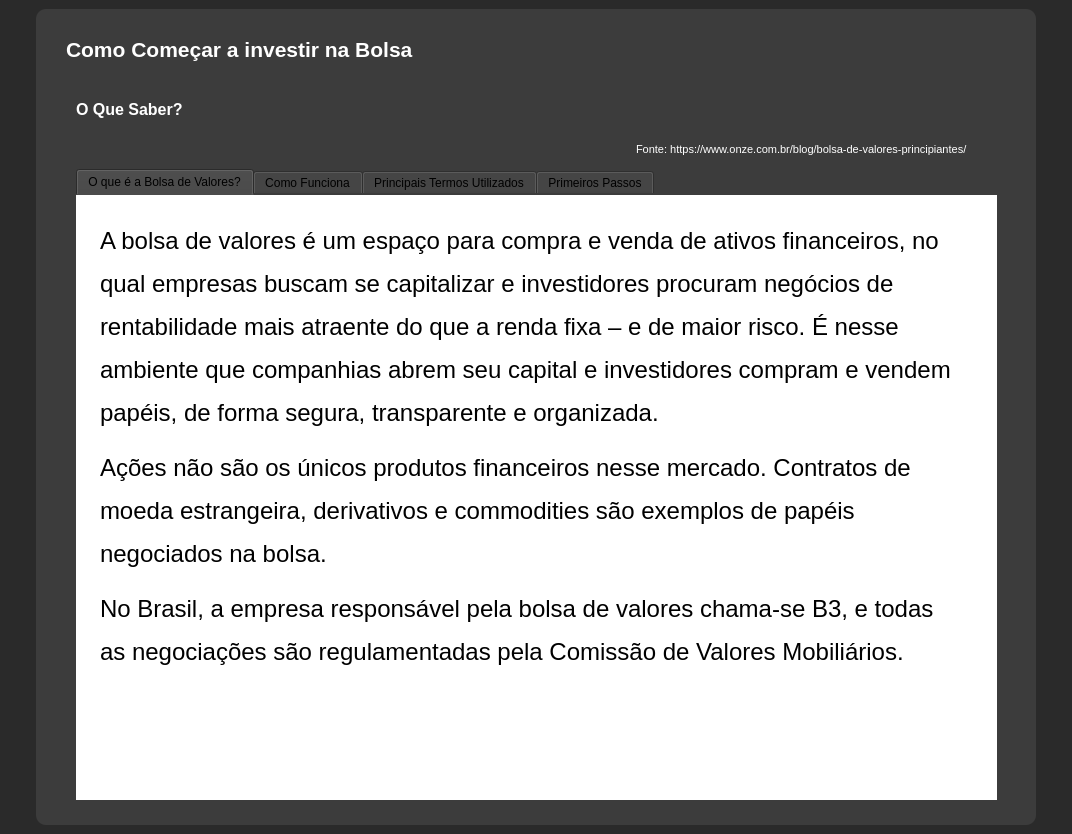
<?xml version="1.0" encoding="UTF-8"?>
<ui version="4.0">
 <class>MainWindow_Tela_base</class>
 <widget class="QMainWindow" name="MainWindow_Tela_base">
  <property name="geometry">
   <rect>
    <x>0</x>
    <y>0</y>
    <width>1072</width>
    <height>834</height>
   </rect>
  </property>
  <property name="minimumSize">
   <size>
    <width>500</width>
    <height>700</height>
   </size>
  </property>
  <property name="windowTitle">
   <string>Tela_base</string>
  </property>
  <property name="styleSheet">
   <string notr="true">background-color: rgb(42, 42, 42);</string>
  </property>
  <widget class="QWidget" name="centralwidget_Tela_base">
   <layout class="QVBoxLayout" name="verticalLayout">
    <property name="spacing">
     <number>0</number>
    </property>
    <property name="leftMargin">
     <number>0</number>
    </property>
    <property name="topMargin">
     <number>0</number>
    </property>
    <property name="rightMargin">
     <number>0</number>
    </property>
    <property name="bottomMargin">
     <number>0</number>
    </property>
    <item>
     <widget class="QFrame" name="conteudo_Tela_base">
      <property name="font">
       <font>
        <pointsize>11</pointsize>
       </font>
      </property>
      <property name="styleSheet">
       <string notr="true">background-color: rgb(42, 42, 42);</string>
      </property>
      <property name="frameShape">
       <enum>QFrame::NoFrame</enum>
      </property>
      <property name="frameShadow">
       <enum>QFrame::Raised</enum>
      </property>
      <layout class="QHBoxLayout" name="horizontalLayout">
       <item>
        <widget class="QFrame" name="Tela_Base">
         <property name="maximumSize">
          <size>
           <width>1000</width>
           <height>1000</height>
          </size>
         </property>
         <property name="styleSheet">
          <string notr="true">background-color: rgb(60, 60, 60);
border-radius: 10px;</string>
         </property>
         <property name="frameShape">
          <enum>QFrame::NoFrame</enum>
         </property>
         <property name="frameShadow">
          <enum>QFrame::Raised</enum>
         </property>
         <widget class="QLabel" name="label">
          <property name="geometry">
           <rect>
            <x>30</x>
            <y>20</y>
            <width>591</width>
            <height>41</height>
           </rect>
          </property>
          <property name="palette">
           <palette>
            <active>
             <colorrole role="WindowText">
              <brush brushstyle="SolidPattern">
               <color alpha="255">
                <red>255</red>
                <green>255</green>
                <blue>255</blue>
               </color>
              </brush>
             </colorrole>
             <colorrole role="Button">
              <brush brushstyle="SolidPattern">
               <color alpha="255">
                <red>60</red>
                <green>60</green>
                <blue>60</blue>
               </color>
              </brush>
             </colorrole>
             <colorrole role="Base">
              <brush brushstyle="SolidPattern">
               <color alpha="255">
                <red>60</red>
                <green>60</green>
                <blue>60</blue>
               </color>
              </brush>
             </colorrole>
             <colorrole role="Window">
              <brush brushstyle="SolidPattern">
               <color alpha="255">
                <red>60</red>
                <green>60</green>
                <blue>60</blue>
               </color>
              </brush>
             </colorrole>
            </active>
            <inactive>
             <colorrole role="WindowText">
              <brush brushstyle="SolidPattern">
               <color alpha="255">
                <red>255</red>
                <green>255</green>
                <blue>255</blue>
               </color>
              </brush>
             </colorrole>
             <colorrole role="Button">
              <brush brushstyle="SolidPattern">
               <color alpha="255">
                <red>60</red>
                <green>60</green>
                <blue>60</blue>
               </color>
              </brush>
             </colorrole>
             <colorrole role="Base">
              <brush brushstyle="SolidPattern">
               <color alpha="255">
                <red>60</red>
                <green>60</green>
                <blue>60</blue>
               </color>
              </brush>
             </colorrole>
             <colorrole role="Window">
              <brush brushstyle="SolidPattern">
               <color alpha="255">
                <red>60</red>
                <green>60</green>
                <blue>60</blue>
               </color>
              </brush>
             </colorrole>
            </inactive>
            <disabled>
             <colorrole role="WindowText">
              <brush brushstyle="SolidPattern">
               <color alpha="255">
                <red>120</red>
                <green>120</green>
                <blue>120</blue>
               </color>
              </brush>
             </colorrole>
             <colorrole role="Button">
              <brush brushstyle="SolidPattern">
               <color alpha="255">
                <red>60</red>
                <green>60</green>
                <blue>60</blue>
               </color>
              </brush>
             </colorrole>
             <colorrole role="Base">
              <brush brushstyle="SolidPattern">
               <color alpha="255">
                <red>60</red>
                <green>60</green>
                <blue>60</blue>
               </color>
              </brush>
             </colorrole>
             <colorrole role="Window">
              <brush brushstyle="SolidPattern">
               <color alpha="255">
                <red>60</red>
                <green>60</green>
                <blue>60</blue>
               </color>
              </brush>
             </colorrole>
            </disabled>
           </palette>
          </property>
          <property name="font">
           <font>
            <family>Segoe UI</family>
            <pointsize>16</pointsize>
            <weight>75</weight>
            <bold>true</bold>
           </font>
          </property>
          <property name="text">
           <string>Como Começar a investir na Bolsa</string>
          </property>
         </widget>
         <widget class="QLabel" name="label_2">
          <property name="geometry">
           <rect>
            <x>40</x>
            <y>90</y>
            <width>161</width>
            <height>21</height>
           </rect>
          </property>
          <property name="palette">
           <palette>
            <active>
             <colorrole role="WindowText">
              <brush brushstyle="SolidPattern">
               <color alpha="255">
                <red>255</red>
                <green>255</green>
                <blue>255</blue>
               </color>
              </brush>
             </colorrole>
             <colorrole role="Button">
              <brush brushstyle="SolidPattern">
               <color alpha="255">
                <red>60</red>
                <green>60</green>
                <blue>60</blue>
               </color>
              </brush>
             </colorrole>
             <colorrole role="Base">
              <brush brushstyle="SolidPattern">
               <color alpha="255">
                <red>60</red>
                <green>60</green>
                <blue>60</blue>
               </color>
              </brush>
             </colorrole>
             <colorrole role="Window">
              <brush brushstyle="SolidPattern">
               <color alpha="255">
                <red>60</red>
                <green>60</green>
                <blue>60</blue>
               </color>
              </brush>
             </colorrole>
            </active>
            <inactive>
             <colorrole role="WindowText">
              <brush brushstyle="SolidPattern">
               <color alpha="255">
                <red>255</red>
                <green>255</green>
                <blue>255</blue>
               </color>
              </brush>
             </colorrole>
             <colorrole role="Button">
              <brush brushstyle="SolidPattern">
               <color alpha="255">
                <red>60</red>
                <green>60</green>
                <blue>60</blue>
               </color>
              </brush>
             </colorrole>
             <colorrole role="Base">
              <brush brushstyle="SolidPattern">
               <color alpha="255">
                <red>60</red>
                <green>60</green>
                <blue>60</blue>
               </color>
              </brush>
             </colorrole>
             <colorrole role="Window">
              <brush brushstyle="SolidPattern">
               <color alpha="255">
                <red>60</red>
                <green>60</green>
                <blue>60</blue>
               </color>
              </brush>
             </colorrole>
            </inactive>
            <disabled>
             <colorrole role="WindowText">
              <brush brushstyle="SolidPattern">
               <color alpha="255">
                <red>120</red>
                <green>120</green>
                <blue>120</blue>
               </color>
              </brush>
             </colorrole>
             <colorrole role="Button">
              <brush brushstyle="SolidPattern">
               <color alpha="255">
                <red>60</red>
                <green>60</green>
                <blue>60</blue>
               </color>
              </brush>
             </colorrole>
             <colorrole role="Base">
              <brush brushstyle="SolidPattern">
               <color alpha="255">
                <red>60</red>
                <green>60</green>
                <blue>60</blue>
               </color>
              </brush>
             </colorrole>
             <colorrole role="Window">
              <brush brushstyle="SolidPattern">
               <color alpha="255">
                <red>60</red>
                <green>60</green>
                <blue>60</blue>
               </color>
              </brush>
             </colorrole>
            </disabled>
           </palette>
          </property>
          <property name="font">
           <font>
            <family>Segoe UI</family>
            <pointsize>12</pointsize>
            <weight>75</weight>
            <bold>true</bold>
           </font>
          </property>
          <property name="text">
           <string>O Que Saber?</string>
          </property>
         </widget>
         <widget class="QTabWidget" name="tabWidget">
          <property name="geometry">
           <rect>
            <x>40</x>
            <y>160</y>
            <width>921</width>
            <height>631</height>
           </rect>
          </property>
          <property name="styleSheet">
           <string notr="true"/>
          </property>
          <property name="currentIndex">
           <number>0</number>
          </property>
          <widget class="QWidget" name="tab1">
           <attribute name="title">
            <string>O que é a Bolsa de Valores?</string>
           </attribute>
           <widget class="QTextBrowser" name="textBrowser_3">
            <property name="geometry">
             <rect>
              <x>0</x>
              <y>-10</y>
              <width>921</width>
              <height>641</height>
             </rect>
            </property>
            <property name="font">
             <font>
              <family>Segoe UI</family>
              <pointsize>40</pointsize>
              <weight>50</weight>
              <bold>false</bold>
             </font>
            </property>
            <property name="styleSheet">
             <string notr="true">background-color: white;
padding-left: 20px; padding-right: 40px; padding-top: 40 px; padding-bottom: 20px;
font-size: 40pt</string>
            </property>
            <property name="sizeAdjustPolicy">
             <enum>QAbstractScrollArea::AdjustToContents</enum>
            </property>
            <property name="html">
             <string>&lt;!DOCTYPE HTML PUBLIC &quot;-//W3C//DTD HTML 4.0//EN&quot; &quot;http://www.w3.org/TR/REC-html40/strict.dtd&quot;&gt;
&lt;html&gt;&lt;head&gt;&lt;meta name=&quot;qrichtext&quot; content=&quot;1&quot; /&gt;&lt;style type=&quot;text/css&quot;&gt;
p, li { white-space: pre-wrap; }
&lt;/style&gt;&lt;/head&gt;&lt;body style=&quot; font-family:'Segoe UI'; font-size:40pt; font-weight:400; font-style:normal;&quot;&gt;
&lt;p style=&quot; margin-top:12px; margin-bottom:12px; margin-left:0px; margin-right:0px; -qt-block-indent:0; text-indent:0px;&quot;&gt;&lt;span style=&quot; font-size:28pt; vertical-align:super;&quot;&gt;A bolsa de valores é um espaço para compra e venda de ativos financeiros, no qual empresas buscam se capitalizar e investidores procuram negócios de rentabilidade mais atraente do que a renda fixa – e de maior risco. É nesse ambiente que companhias abrem seu capital e investidores compram e vendem papéis, de forma segura, transparente e organizada.&lt;/span&gt;&lt;/p&gt;
&lt;p style=&quot; margin-top:12px; margin-bottom:12px; margin-left:0px; margin-right:0px; -qt-block-indent:0; text-indent:0px;&quot;&gt;&lt;span style=&quot; font-size:28pt; vertical-align:super;&quot;&gt;Ações não são os únicos produtos financeiros nesse mercado. Contratos de moeda estrangeira, derivativos e commodities são exemplos de papéis negociados na bolsa.&lt;/span&gt;&lt;/p&gt;
&lt;p style=&quot; margin-top:12px; margin-bottom:12px; margin-left:0px; margin-right:0px; -qt-block-indent:0; text-indent:0px;&quot;&gt;&lt;span style=&quot; font-size:28pt; vertical-align:super;&quot;&gt;No Brasil, a empresa responsável pela bolsa de valores chama-se B3, e todas as negociações são regulamentadas pela Comissão de Valores Mobiliários.&lt;/span&gt;&lt;/p&gt;&lt;/body&gt;&lt;/html&gt;</string>
            </property>
           </widget>
          </widget>
          <widget class="QWidget" name="tab_2">
           <attribute name="title">
            <string>Como Funciona</string>
           </attribute>
           <widget class="QTextBrowser" name="textBrowser_2">
            <property name="geometry">
             <rect>
              <x>0</x>
              <y>-10</y>
              <width>921</width>
              <height>641</height>
             </rect>
            </property>
            <property name="font">
             <font>
              <family>Segoe UI</family>
              <pointsize>40</pointsize>
              <weight>50</weight>
              <bold>false</bold>
             </font>
            </property>
            <property name="styleSheet">
             <string notr="true">background-color: white;
padding-left: 20px; padding-right: 40px; padding-top: 40 px; padding-bottom: 20px;
font-size: 40pt</string>
            </property>
            <property name="sizeAdjustPolicy">
             <enum>QAbstractScrollArea::AdjustToContents</enum>
            </property>
            <property name="html">
             <string>&lt;!DOCTYPE HTML PUBLIC &quot;-//W3C//DTD HTML 4.0//EN&quot; &quot;http://www.w3.org/TR/REC-html40/strict.dtd&quot;&gt;
&lt;html&gt;&lt;head&gt;&lt;meta name=&quot;qrichtext&quot; content=&quot;1&quot; /&gt;&lt;style type=&quot;text/css&quot;&gt;
p, li { white-space: pre-wrap; }
&lt;/style&gt;&lt;/head&gt;&lt;body style=&quot; font-family:'Segoe UI'; font-size:40pt; font-weight:400; font-style:normal;&quot;&gt;
&lt;p style=&quot; margin-top:12px; margin-bottom:12px; margin-left:0px; margin-right:0px; -qt-block-indent:0; text-indent:0px;&quot;&gt;&lt;span style=&quot; font-size:28pt; vertical-align:super;&quot;&gt;O imaginário criado em torno da bolsa de valores é de um grande salão com corretores engravatados gritando ordens de compra e venda. Isso ficou no passado, e atualmente a maioria das bolsas opera de forma on-line.&lt;/span&gt;&lt;/p&gt;
&lt;p style=&quot; margin-top:12px; margin-bottom:12px; margin-left:0px; margin-right:0px; -qt-block-indent:0; text-indent:0px;&quot;&gt;&lt;span style=&quot; font-size:28pt; vertical-align:super;&quot;&gt;Podemos resumir o funcionamento da bolsa em:&lt;/span&gt;&lt;/p&gt;
&lt;p style=&quot; margin-top:12px; margin-bottom:0px; margin-left:0px; margin-right:0px; -qt-block-indent:1; text-indent:0px;&quot;&gt;&lt;span style=&quot; font-size:28pt; vertical-align:super;&quot;&gt;Abertura de capital de empresa com oferta pública inicial, a chamada IPO&lt;/span&gt;&lt;/p&gt;
&lt;p style=&quot; margin-top:0px; margin-bottom:0px; margin-left:0px; margin-right:0px; -qt-block-indent:1; text-indent:0px;&quot;&gt;&lt;span style=&quot; font-size:28pt; vertical-align:super;&quot;&gt;Transferência das ações, antes exclusivas da empresa, para a bolsa&lt;/span&gt;&lt;/p&gt;
&lt;p style=&quot; margin-top:0px; margin-bottom:0px; margin-left:0px; margin-right:0px; -qt-block-indent:1; text-indent:0px;&quot;&gt;&lt;span style=&quot; font-size:28pt; vertical-align:super;&quot;&gt;Definição do preço das ações no mercado primário, onde ocorre a primeira negociação&lt;/span&gt;&lt;/p&gt;
&lt;p style=&quot; margin-top:0px; margin-bottom:0px; margin-left:0px; margin-right:0px; -qt-block-indent:1; text-indent:0px;&quot;&gt;&lt;span style=&quot; font-size:28pt; vertical-align:super;&quot;&gt;Estabelecimento de oferta e demanda das ações&lt;/span&gt;&lt;/p&gt;
&lt;p style=&quot; margin-top:0px; margin-bottom:12px; margin-left:0px; margin-right:0px; -qt-block-indent:1; text-indent:0px;&quot;&gt;&lt;span style=&quot; font-size:28pt; vertical-align:super;&quot;&gt;Compra e venda das ações entre investidores no mercado secundário&lt;/span&gt;&lt;/p&gt;
&lt;p style=&quot; margin-top:12px; margin-bottom:12px; margin-left:0px; margin-right:0px; -qt-block-indent:0; text-indent:0px;&quot;&gt;&lt;span style=&quot; font-size:28pt; vertical-align:super;&quot;&gt;Estão listadas na bolsa de valores brasileira cerca de 400 empresas, de setores que vão de bens industriais, consumo e saúde a combustíveis, tecnologia da informação e telecomunicações.&lt;/span&gt;&lt;/p&gt;
&lt;p style=&quot; margin-top:12px; margin-bottom:12px; margin-left:0px; margin-right:0px; -qt-block-indent:0; text-indent:0px;&quot;&gt;&lt;span style=&quot; font-size:28pt; vertical-align:super;&quot;&gt;As ações mais negociadas compõem o Ibovespa, índice que monitora o desempenho da bolsa. Esse é o termômetro do mercado.&lt;/span&gt;&lt;/p&gt;&lt;/body&gt;&lt;/html&gt;</string>
            </property>
           </widget>
          </widget>
          <widget class="QWidget" name="tab_3">
           <attribute name="title">
            <string>Principais Termos Utilizados</string>
           </attribute>
           <widget class="QTextBrowser" name="textBrowser_4">
            <property name="geometry">
             <rect>
              <x>0</x>
              <y>-10</y>
              <width>921</width>
              <height>641</height>
             </rect>
            </property>
            <property name="font">
             <font>
              <family>Segoe UI</family>
              <pointsize>40</pointsize>
              <weight>50</weight>
              <bold>false</bold>
             </font>
            </property>
            <property name="styleSheet">
             <string notr="true">background-color: white;
padding-left: 20px; padding-right: 40px; padding-top: 40 px; padding-bottom: 20px;
font-size: 40pt</string>
            </property>
            <property name="sizeAdjustPolicy">
             <enum>QAbstractScrollArea::AdjustToContents</enum>
            </property>
            <property name="html">
             <string>&lt;!DOCTYPE HTML PUBLIC &quot;-//W3C//DTD HTML 4.0//EN&quot; &quot;http://www.w3.org/TR/REC-html40/strict.dtd&quot;&gt;
&lt;html&gt;&lt;head&gt;&lt;meta name=&quot;qrichtext&quot; content=&quot;1&quot; /&gt;&lt;style type=&quot;text/css&quot;&gt;
p, li { white-space: pre-wrap; }
&lt;/style&gt;&lt;/head&gt;&lt;body style=&quot; font-family:'Segoe UI'; font-size:40pt; font-weight:400; font-style:normal;&quot;&gt;
&lt;p style=&quot; margin-top:14px; margin-bottom:12px; margin-left:0px; margin-right:0px; -qt-block-indent:0; text-indent:0px;&quot;&gt;&lt;span style=&quot; font-size:28pt; font-weight:600; vertical-align:super;&quot;&gt;Ações&lt;/span&gt;&lt;/p&gt;
&lt;p style=&quot; margin-top:12px; margin-bottom:12px; margin-left:0px; margin-right:0px; -qt-block-indent:0; text-indent:0px;&quot;&gt;&lt;span style=&quot; font-size:28pt; vertical-align:super;&quot;&gt;Ações são cotas de uma empresa. Quando você compra ações, torna-se sócio. É como se você fosse dono de um pedacinho da organização. Quanto mais ações tiver, maior será seu retorno sobre parte dos lucros ou quando vender os papéis na alta.&lt;/span&gt;&lt;/p&gt;
&lt;p style=&quot; margin-top:12px; margin-bottom:12px; margin-left:0px; margin-right:0px; -qt-block-indent:0; text-indent:0px;&quot;&gt;&lt;span style=&quot; font-size:28pt; vertical-align:super;&quot;&gt;As ações podem ser ordinárias ou preferenciais. As primeiras são mais comuns e permitem ao investidor votar em eleições do conselho. As segundas dão prioridade no pagamento de dividendos.&lt;/span&gt;&lt;/p&gt;
&lt;p style=&quot; margin-top:14px; margin-bottom:12px; margin-left:0px; margin-right:0px; -qt-block-indent:0; text-indent:0px;&quot;&gt;&lt;span style=&quot; font-size:28pt; font-weight:600; vertical-align:super;&quot;&gt;Home Broker&lt;/span&gt;&lt;/p&gt;
&lt;p style=&quot; margin-top:12px; margin-bottom:12px; margin-left:0px; margin-right:0px; -qt-block-indent:0; text-indent:0px;&quot;&gt;&lt;span style=&quot; font-size:28pt; vertical-align:super;&quot;&gt;Home broker é a plataforma on-line disponibilizada pelas corretoras. Dessa forma, você pode operar na bolsa de onde estiver sem a necessidade de falar com um corretor.&lt;/span&gt;&lt;/p&gt;
&lt;p style=&quot; margin-top:12px; margin-bottom:12px; margin-left:0px; margin-right:0px; -qt-block-indent:0; text-indent:0px;&quot;&gt;&lt;span style=&quot; font-size:28pt; vertical-align:super;&quot;&gt;Você compra e vende ações do seu computador ou celular. Mas fique atento ao horário de abertura e fechamento do mercado, que geralmente é das 10h às 17h.&lt;/span&gt;&lt;/p&gt;
&lt;p style=&quot; margin-top:14px; margin-bottom:12px; margin-left:0px; margin-right:0px; -qt-block-indent:0; text-indent:0px;&quot;&gt;&lt;span style=&quot; font-size:28pt; font-weight:600; vertical-align:super;&quot;&gt;Dividendos&lt;/span&gt;&lt;/p&gt;
&lt;p style=&quot; margin-top:12px; margin-bottom:12px; margin-left:0px; margin-right:0px; -qt-block-indent:0; text-indent:0px;&quot;&gt;&lt;span style=&quot; font-size:28pt; vertical-align:super;&quot;&gt;Dividendos são parcelas dos lucros das empresas que são distribuídas aos acionistas periodicamente. O valor muda conforme a quantidade de ações, o lucro e as estratégias da companhia.&lt;/span&gt;&lt;/p&gt;
&lt;p style=&quot; margin-top:12px; margin-bottom:12px; margin-left:0px; margin-right:0px; -qt-block-indent:0; text-indent:0px;&quot;&gt;&lt;span style=&quot; font-size:28pt; vertical-align:super;&quot;&gt;O pagamento pode ser mensal, trimestral, semestral ou eventual, de acordo com a política de cada organização. O depósito em dinheiro é feito na sua conta da corretora de valores.&lt;/span&gt;&lt;/p&gt;
&lt;p style=&quot; margin-top:12px; margin-bottom:12px; margin-left:0px; margin-right:0px; -qt-block-indent:0; text-indent:0px;&quot;&gt;&lt;span style=&quot; font-size:28pt; vertical-align:super;&quot;&gt;Um indicador importante é o dividend yield, valor do dividendo em relação ao preço pago pela ação. Quanto maior for o dividend yield, mais você vai receber em dividendos por cada papel comprado.&lt;/span&gt;&lt;/p&gt;
&lt;p style=&quot; margin-top:14px; margin-bottom:12px; margin-left:0px; margin-right:0px; -qt-block-indent:0; text-indent:0px;&quot;&gt;&lt;span style=&quot; font-size:28pt; font-weight:600; vertical-align:super;&quot;&gt;Circuit breaker&lt;/span&gt;&lt;/p&gt;
&lt;p style=&quot; margin-top:12px; margin-bottom:12px; margin-left:0px; margin-right:0px; -qt-block-indent:0; text-indent:0px;&quot;&gt;&lt;span style=&quot; font-size:28pt; vertical-align:super;&quot;&gt;Um mecanismo importante da bolsa de valores é o circuit breaker, que suspende as negociações temporariamente em caso de oscilações muito vigorosas. Serve para proteger os investidores em momentos de pânico do mercado.&lt;/span&gt;&lt;/p&gt;&lt;/body&gt;&lt;/html&gt;</string>
            </property>
           </widget>
          </widget>
          <widget class="QWidget" name="tab">
           <attribute name="title">
            <string>Primeiros Passos</string>
           </attribute>
           <widget class="QTextBrowser" name="textBrowser_5">
            <property name="geometry">
             <rect>
              <x>0</x>
              <y>-10</y>
              <width>921</width>
              <height>641</height>
             </rect>
            </property>
            <property name="font">
             <font>
              <family>Segoe UI</family>
              <pointsize>40</pointsize>
              <weight>50</weight>
              <bold>false</bold>
             </font>
            </property>
            <property name="styleSheet">
             <string notr="true">background-color: white;
padding-left: 20px; padding-right: 40px; padding-top: 40 px; padding-bottom: 20px;
font-size: 40pt</string>
            </property>
            <property name="sizeAdjustPolicy">
             <enum>QAbstractScrollArea::AdjustToContents</enum>
            </property>
            <property name="html">
             <string>&lt;!DOCTYPE HTML PUBLIC &quot;-//W3C//DTD HTML 4.0//EN&quot; &quot;http://www.w3.org/TR/REC-html40/strict.dtd&quot;&gt;
&lt;html&gt;&lt;head&gt;&lt;meta name=&quot;qrichtext&quot; content=&quot;1&quot; /&gt;&lt;style type=&quot;text/css&quot;&gt;
p, li { white-space: pre-wrap; }
&lt;/style&gt;&lt;/head&gt;&lt;body style=&quot; font-family:'Segoe UI'; font-size:40pt; font-weight:400; font-style:normal;&quot;&gt;
&lt;p style=&quot; margin-top:14px; margin-bottom:12px; margin-left:0px; margin-right:0px; -qt-block-indent:0; text-indent:0px;&quot;&gt;&lt;span style=&quot; font-size:28pt; font-weight:600; vertical-align:super;&quot;&gt;Comece devagar&lt;/span&gt;&lt;/p&gt;
&lt;p style=&quot; margin-top:12px; margin-bottom:12px; margin-left:0px; margin-right:0px; -qt-block-indent:0; text-indent:0px;&quot;&gt;&lt;span style=&quot; font-size:28pt; vertical-align:super;&quot;&gt;Mesmo que você se identifique como um investidor moderado ou arrojado, vá com muita calma nas primeiras investidas na bolsa de valores. Até a hora em que você vê uma flutuação negativa de 50% na sua carteira, não tem ideia do que significa risco e volatilidade.&lt;/span&gt;&lt;/p&gt;
&lt;p style=&quot; margin-top:12px; margin-bottom:12px; margin-left:0px; margin-right:0px; -qt-block-indent:0; text-indent:0px;&quot;&gt;&lt;span style=&quot; font-size:28pt; vertical-align:super;&quot;&gt;Por isso, imagine que todo o investimento na bolsa pode sofrer uma retração de 50%, mesmo que momentaneamente. Você está preparado para isso? Então comece com 5% ou 10% do seu capital, para aos poucos sentir o mercado, aprender e prosperar.&lt;/span&gt;&lt;/p&gt;
&lt;p style=&quot; margin-top:14px; margin-bottom:12px; margin-left:0px; margin-right:0px; -qt-block-indent:0; text-indent:0px;&quot;&gt;&lt;span style=&quot; font-size:28pt; font-weight:600; vertical-align:super;&quot;&gt;Entenda o ativo no qual você investe&lt;/span&gt;&lt;/p&gt;
&lt;p style=&quot; margin-top:12px; margin-bottom:12px; margin-left:0px; margin-right:0px; -qt-block-indent:0; text-indent:0px;&quot;&gt;&lt;span style=&quot; font-size:28pt; vertical-align:super;&quot;&gt;Estude as empresas que você considera para a sua carteira. Informe-se sobre a saúde financeira, pesquise o desempenho desses papéis, entenda se o preço da ação está de acordo com o valor patrimonial e o fluxo de caixa futuro e analise os concorrentes.&lt;/span&gt;&lt;/p&gt;
&lt;p style=&quot; margin-top:14px; margin-bottom:12px; margin-left:0px; margin-right:0px; -qt-block-indent:0; text-indent:0px;&quot;&gt;&lt;span style=&quot; font-size:28pt; font-weight:600; vertical-align:super;&quot;&gt;Acompanhe as notícias&lt;/span&gt;&lt;/p&gt;
&lt;p style=&quot; margin-top:12px; margin-bottom:12px; margin-left:0px; margin-right:0px; -qt-block-indent:0; text-indent:0px;&quot;&gt;&lt;span style=&quot; font-size:28pt; vertical-align:super;&quot;&gt;Além de conhecer a fundo as empresas das quais você será acionista, é preciso acompanhar notícias do mercado financeiro e de setores que impactam a bolsa. Política, eleições, relações internacionais, economia, tanto no Brasil quanto em outros países, são variáveis a serem observadas.&lt;/span&gt;&lt;/p&gt;
&lt;p style=&quot; margin-top:14px; margin-bottom:12px; margin-left:0px; margin-right:0px; -qt-block-indent:0; text-indent:0px;&quot;&gt;&lt;span style=&quot; font-size:28pt; font-weight:600; vertical-align:super;&quot;&gt;Planeje suas finanças&lt;/span&gt;&lt;/p&gt;
&lt;p style=&quot; margin-top:12px; margin-bottom:12px; margin-left:0px; margin-right:0px; -qt-block-indent:0; text-indent:0px;&quot;&gt;&lt;span style=&quot; font-size:28pt; vertical-align:super;&quot;&gt;O planejamento financeiro é outro ponto fundamental. Defina quanto está disposto a investir e por quanto tempo –lembrando sempre que a bolsa de valores é investimento de longo prazo, superior a cinco anos. Então, nunca invista todo o seu patrimônio e mantenha sempre uma reserva de emergência, com ativos líquidos e seguros.&lt;/span&gt;&lt;/p&gt;&lt;/body&gt;&lt;/html&gt;</string>
            </property>
           </widget>
          </widget>
         </widget>
         <widget class="QLabel" name="label_3">
          <property name="geometry">
           <rect>
            <x>600</x>
            <y>130</y>
            <width>371</width>
            <height>20</height>
           </rect>
          </property>
          <property name="palette">
           <palette>
            <active>
             <colorrole role="WindowText">
              <brush brushstyle="SolidPattern">
               <color alpha="255">
                <red>255</red>
                <green>255</green>
                <blue>255</blue>
               </color>
              </brush>
             </colorrole>
             <colorrole role="Button">
              <brush brushstyle="SolidPattern">
               <color alpha="255">
                <red>60</red>
                <green>60</green>
                <blue>60</blue>
               </color>
              </brush>
             </colorrole>
             <colorrole role="Base">
              <brush brushstyle="SolidPattern">
               <color alpha="255">
                <red>60</red>
                <green>60</green>
                <blue>60</blue>
               </color>
              </brush>
             </colorrole>
             <colorrole role="Window">
              <brush brushstyle="SolidPattern">
               <color alpha="255">
                <red>60</red>
                <green>60</green>
                <blue>60</blue>
               </color>
              </brush>
             </colorrole>
            </active>
            <inactive>
             <colorrole role="WindowText">
              <brush brushstyle="SolidPattern">
               <color alpha="255">
                <red>255</red>
                <green>255</green>
                <blue>255</blue>
               </color>
              </brush>
             </colorrole>
             <colorrole role="Button">
              <brush brushstyle="SolidPattern">
               <color alpha="255">
                <red>60</red>
                <green>60</green>
                <blue>60</blue>
               </color>
              </brush>
             </colorrole>
             <colorrole role="Base">
              <brush brushstyle="SolidPattern">
               <color alpha="255">
                <red>60</red>
                <green>60</green>
                <blue>60</blue>
               </color>
              </brush>
             </colorrole>
             <colorrole role="Window">
              <brush brushstyle="SolidPattern">
               <color alpha="255">
                <red>60</red>
                <green>60</green>
                <blue>60</blue>
               </color>
              </brush>
             </colorrole>
            </inactive>
            <disabled>
             <colorrole role="WindowText">
              <brush brushstyle="SolidPattern">
               <color alpha="255">
                <red>120</red>
                <green>120</green>
                <blue>120</blue>
               </color>
              </brush>
             </colorrole>
             <colorrole role="Button">
              <brush brushstyle="SolidPattern">
               <color alpha="255">
                <red>60</red>
                <green>60</green>
                <blue>60</blue>
               </color>
              </brush>
             </colorrole>
             <colorrole role="Base">
              <brush brushstyle="SolidPattern">
               <color alpha="255">
                <red>60</red>
                <green>60</green>
                <blue>60</blue>
               </color>
              </brush>
             </colorrole>
             <colorrole role="Window">
              <brush brushstyle="SolidPattern">
               <color alpha="255">
                <red>60</red>
                <green>60</green>
                <blue>60</blue>
               </color>
              </brush>
             </colorrole>
            </disabled>
           </palette>
          </property>
          <property name="font">
           <font>
            <family>Segoe UI</family>
            <pointsize>8</pointsize>
           </font>
          </property>
          <property name="text">
           <string>Fonte: https://www.onze.com.br/blog/bolsa-de-valores-principiantes/</string>
          </property>
         </widget>
        </widget>
       </item>
      </layout>
     </widget>
    </item>
   </layout>
  </widget>
 </widget>
 <resources/>
 <connections/>
</ui>
